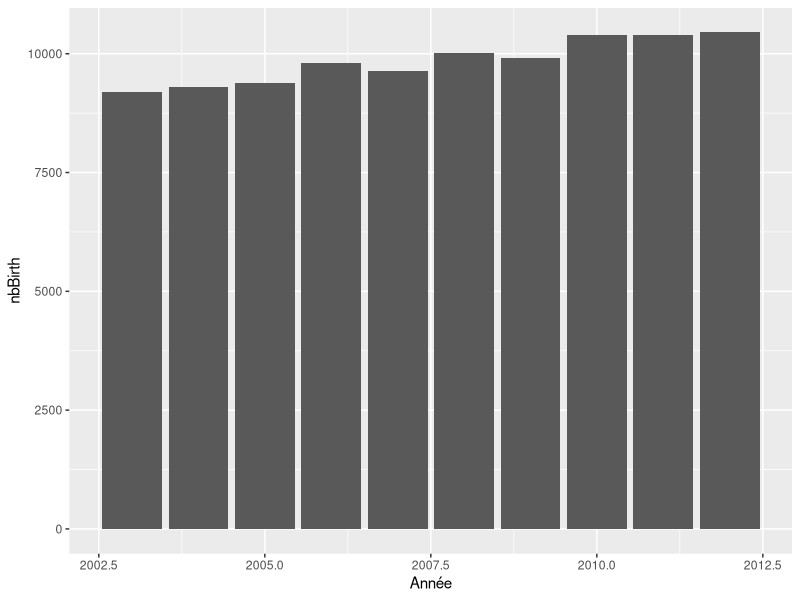
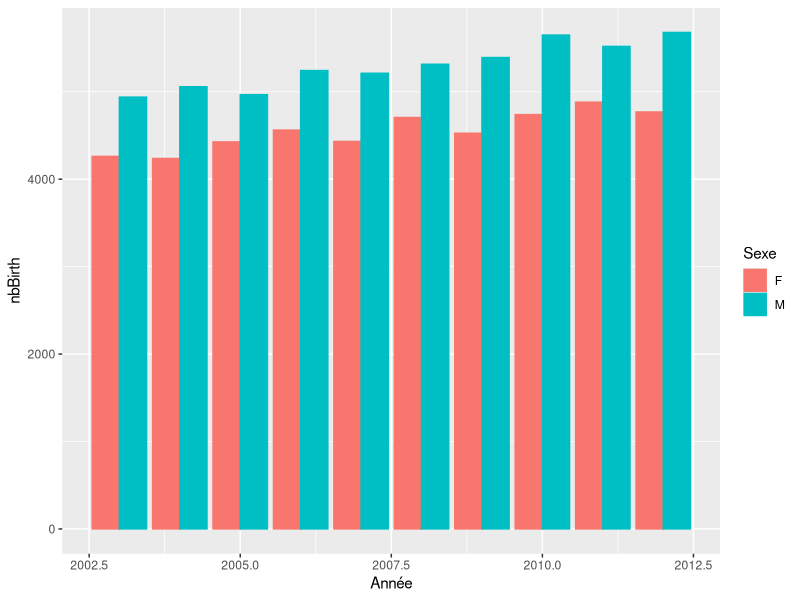
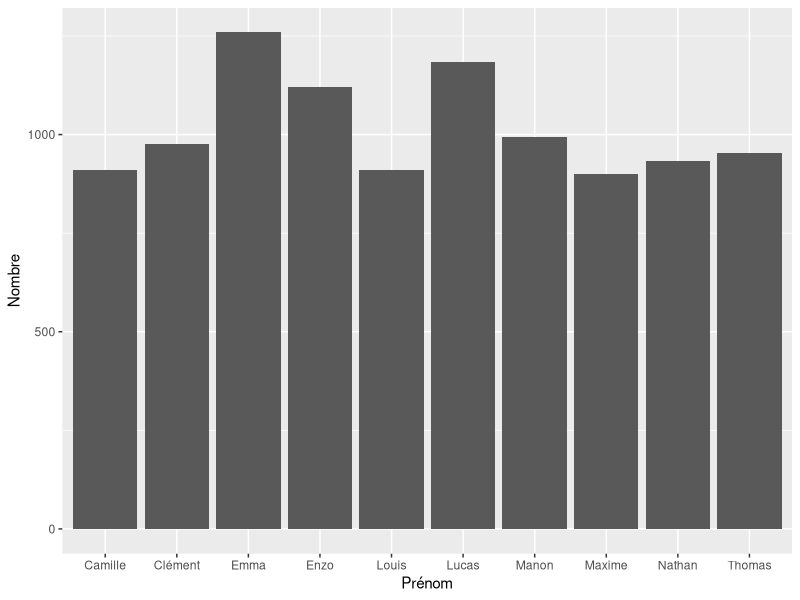
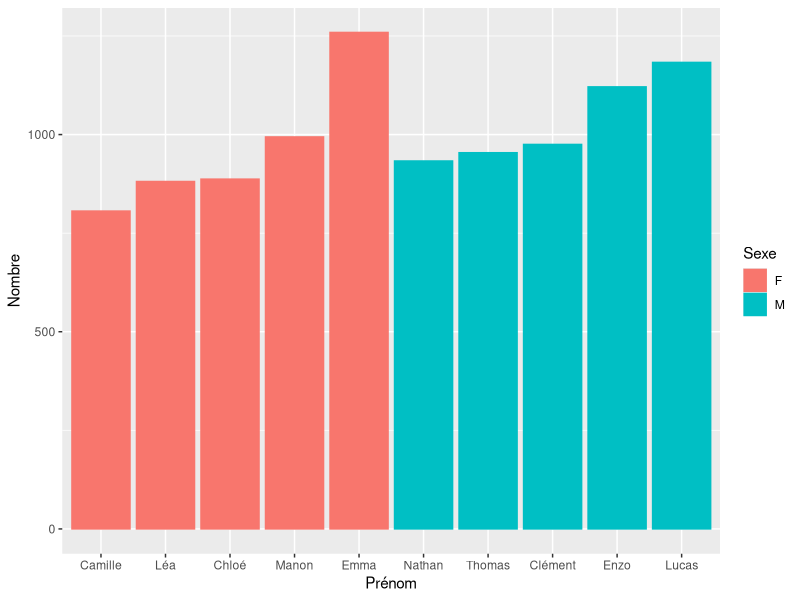

Generate these figures, in order, with R:
setwd("D:\\Etudes\\INSA\\5ISS\\Big_Data\\TP")

library(ggplot2)
library(plyr)
library(reshape2)

####################################
###   1. Plots and Given Names   ###
####################################

prenoms<-read.csv("prenoms.csv",encoding = "UTF-8",sep=";")

# number of birth by year
nbBirthByYear<-ddply(prenoms,"Année",summarise,nbBirth=sum(Nombre))
ggplot(nbBirthByYear,aes(Année,nbBirth))+geom_bar(stat="identity")

# number of male/female births by year
nbBirthByGenderByYear<-ddply(prenoms,c("Année","Sexe"),summarise,nbBirth=sum(Nombre))
ggplot(nbBirthByGenderByYear,aes(Année,nbBirth,color=Sexe))+geom_bar(stat="identity",position = "dodge",aes(fill=Sexe))

# find a name in the dataset
findName<-function(name){
  return (length(which(prenoms$Prénom == name)) > 0)
}

trueName<-"Safa"
fakeName<-"Tehema"
findName(trueName)
findName(fakeName)

# top 10 most given names
countNames<-ddply(prenoms,"Prénom",summarise,nbName=sum(Nombre))
topTenNames<-countNames[order(countNames$nbName,decreasing = TRUE),][1:10,]
ggplot(topTenNames,aes(Prénom,nbName))+geom_bar(stat="identity")+xlab("Prénom")+ylab("Nombre")

# top 5 given names by sex + their evolution
countNamesBySex<-ddply(prenoms,c("Prénom","Sexe"),summarise,nbName=sum(Nombre))

countMaleNames<-countNamesBySex[countNamesBySex$Sexe=="M",]
topFiveMaleNames<-countMaleNames[order(countMaleNames$nbName,decreasing = TRUE),][1:5,]

countFemaleNames<-countNamesBySex[countNamesBySex$Sexe=="F",]
topFiveFemaleNames<-countFemaleNames[order(countFemaleNames$nbName,decreasing = TRUE),][1:5,]

topAllNames <- rbind(topFiveFemaleNames,topFiveMaleNames)
x<-arrange(topAllNames,Sexe,nbName)
topAllNames$Prénom2<-factor(x$Prénom,x$Prénom)
ggplot(x,aes(topAllNames$Prénom2,nbName,color=Sexe))+geom_bar(stat="identity",aes(fill=Sexe))+xlab("Prénom")+ylab("Nombre")

